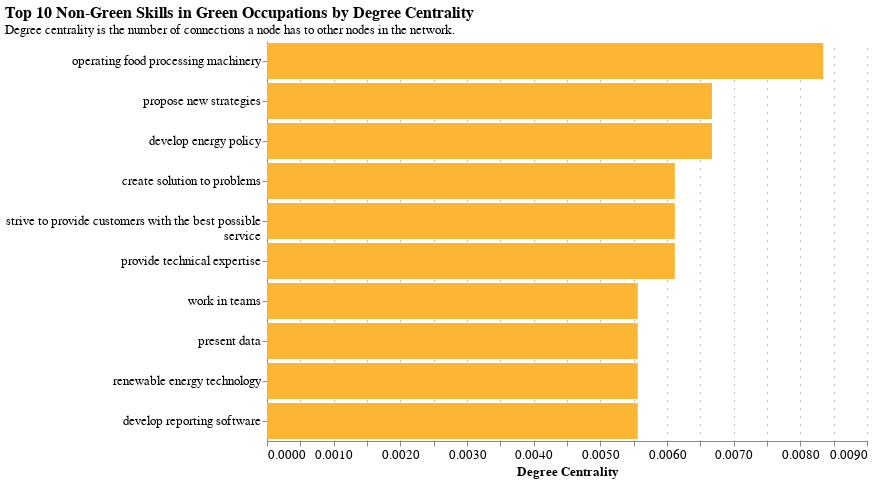

The cell this chart's notebook holds for it:
### Code cell
graph_config

### Figure 1 — Vega-Lite specification as saved in the notebook (floating-point values rounded to 4 significant figures)
{"config": {"title": {"font": "Century Gothic", "anchor": "start"}, "axis": {"labelFont": "Century Gothic", "titleFont": "Century Gothic", "gridColor": "grey", "gridDash": [1, 7], "labelFontSize": 13, "titleFontSize": 13}, "header": {"labelFont": "Century Gothic", "titleFont": "Century Gothic"}, "legend": {"labelFont": "Century Gothic", "titleFont": "Century Gothic", "labelFontSize": 13, "titleFontSize": 16}, "range": {"category": ["#FDB633", "#18A48C", "#9A1BBE", "#EB003B", "#FF6E47", "#646363", "#0F294A", "#97D9E3", "#A59BEE", "#F6A4B7", "#D2C9C0", "#000000"], "ordinal": {"scheme": ["#FDB633", "#18A48C", "#9A1BBE", "#EB003B", "#FF6E47", "#646363", "#0F294A", "#97D9E3", "#A59BEE", "#F6A4B7", "#D2C9C0", "#000000"]}}, "view": {"strokeWidth": 0}}, "data": {"name": "data-2251aed331147bf910eb3a987dac25d8"}, "mark": {"type": "bar"}, "encoding": {"color": {"value": "#FDB633"}, "x": {"field": "degree centrality", "title": "Degree Centrality", "type": "quantitative"}, "y": {"axis": {"labelLimit": 500}, "field": "skill_name_wrapped", "sort": "-x", "title": "", "type": "nominal"}}, "height": 400, "title": {"anchor": "start", "text": "Top 10 Non-Green Skills in Green Occupations by Degree Centrality", "fontSize": 16, "subtitle": ["Degree centrality is the number of connections a node has to other nodes in the network."], "subtitleFont": "Century Gothic", "subtitleFontSize": 13}, "width": 600, "$schema": "https://vega.github.io/schema/vega-lite/v5.16.3.json", "datasets": {"data-2251aed331147bf910eb3a987dac25d8": [{"skill": "60c78287-22eb-4103-9c8c-28deaa460da0", "degree centrality": 0.005562, "skill_name": "work in teams", "skill_name_wrapped": ["work in teams"]}, {"skill": "57231a22-4da7-49c8-97b8-75672feadf1e", "degree centrality": 0.005562, "skill_name": "present data", "skill_name_wrapped": ["present data"]}, {"skill": "f8413360-6114-40de-a276-c59b764b9913", "degree centrality": 0.005562, "skill_name": "renewable energy technology", "skill_name_wrapped": ["renewable energy technology"]}, {"skill": "d4cc5022-7801-4885-bcff-166552788d35", "degree centrality": 0.006674, "skill_name": "propose new strategies", "skill_name_wrapped": ["propose new strategies"]}, {"skill": "03b9b491-fc9b-4868-914a-bf7cd47b5041", "degree centrality": 0.006118, "skill_name": "create solution to problems", "skill_name_wrapped": ["create solution to problems"]}, {"skill": "a15dab55-f1da-4f85-ae3e-2b5c5b5333ca", "degree centrality": 0.006118, "skill_name": "strive to provide customers with the best possible service", "skill_name_wrapped": ["strive to provide customers with the best possible", "service"]}, {"skill": "9d2f77af-4307-4ac5-bc50-a9980cec7e83", "degree centrality": 0.005562, "skill_name": "develop reporting software", "skill_name_wrapped": ["develop reporting software"]}, {"skill": "c69587b4-05d3-45bb-b79b-9b85e6603fc2", "degree centrality": 0.006118, "skill_name": "provide technical expertise", "skill_name_wrapped": ["provide technical expertise"]}, {"skill": "c4e9f0d0-bbdd-42d7-83a5-2c131f6d67c2", "degree centrality": 0.006674, "skill_name": "develop energy policy", "skill_name_wrapped": ["develop energy policy"]}, {"skill": "S8.5.4", "degree centrality": 0.008343, "skill_name": "operating food processing machinery", "skill_name_wrapped": ["operating food processing machinery"]}]}}
